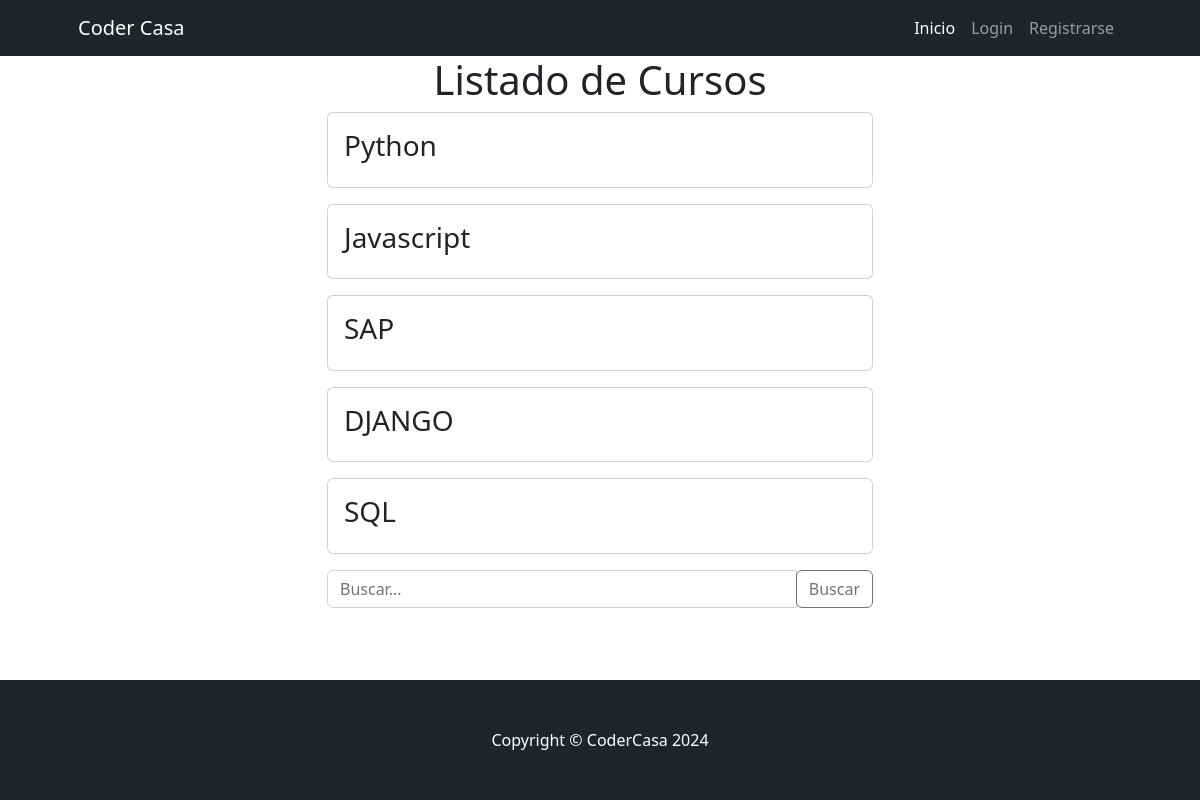
Page /Clase/curso_list on the earlier database version.
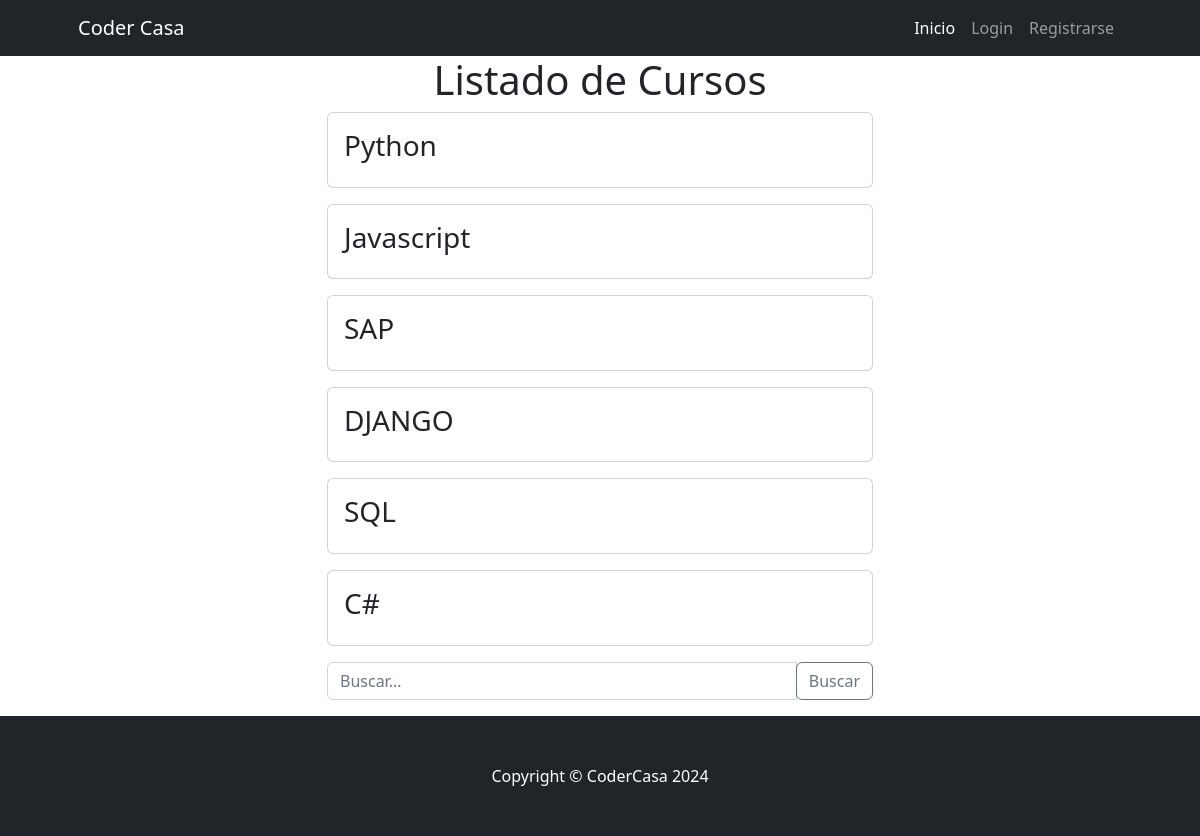
Same page on the later database version.
### Clase/models.py (models this page shows, shortened)
class Curso(models.Model):
    nombre = models.CharField(max_length=255, unique=True)
    class Meta:
        verbose_name = "Curso"
        verbose_name_plural = "Cursos"

### Clase/views.py (the view)
# urls.py: path("curso_list", curso_list,name="curso_list" ),
def curso_list(request):
    busqueda = request.GET.get("busqueda",None)
    if busqueda:
        print(busqueda)
        consulta = Curso.objects.filter(nombre__icontains=busqueda)
    else:
        consulta = Curso.objects.all()
    contexto = {"cursos": consulta}
    return render(request,"Clase/curso_list.html", contexto)

### Clase/templates/Clase/curso_list.html (shortened to what this page needs)
{% extends 'core/base.html' %}
{% block content %}
<div class="container">
    <div class="text-center">
      <h1>Listado de Cursos</h1>
    </div>
    <div class="row">
      <div class="col-md-6 offset-md-3">
        {% for curso in cursos %}
          <div class="card mb-3">
            <div class="card-body">
              <h3 class="card-title">{{ curso.nombre }}</h3>
            </div>
          </div>
        {% endfor %}
      </div>
    </div>
    <div class="row">
      <div class="col-md-6 offset-md-3">
        <form action="{% url 'Clase:curso_list' %}" method="get">
          <div class="input-group mb-3">
            <input type="text" class="form-control" name="busqueda" placeholder="Buscar...">
            <div class="input-group-append">
              <button class="btn btn-outline-secondary" type="submit">Buscar</button>
            </div>
          </div>
        </form>
      </div>
    </div>
  </div>
{% endblock content %}

Differences in the rows shown:
added Curso: nombre "C#"
